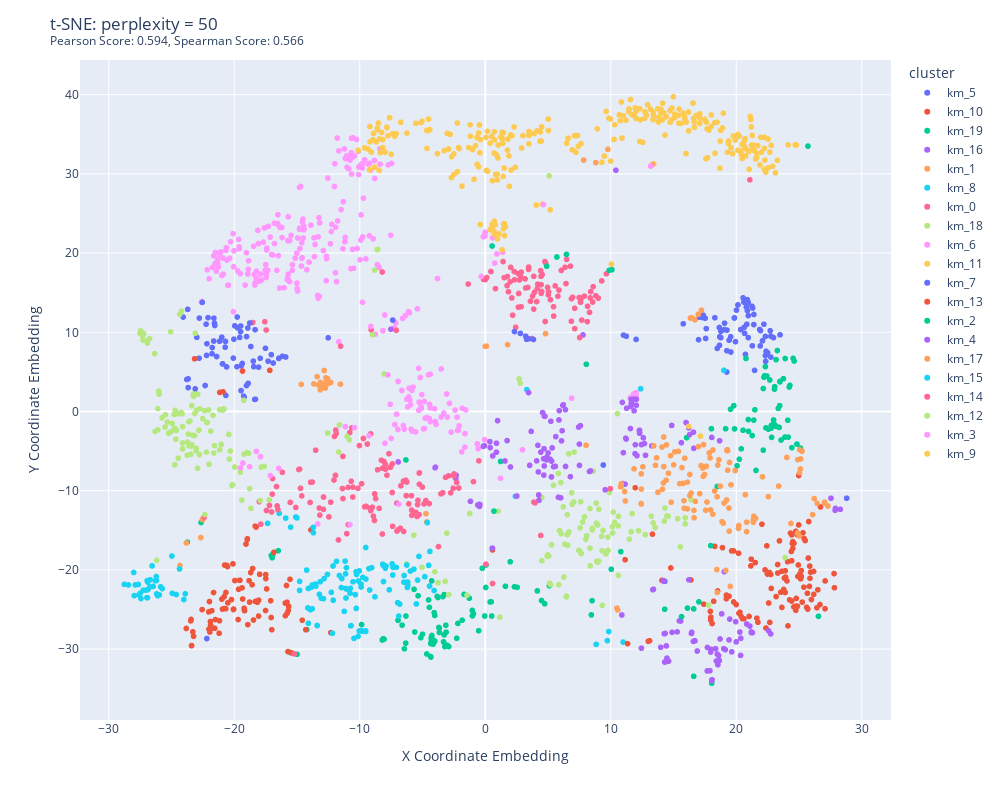

Notebook source saved alongside this figure:
### Code cell
perplexity = 50
title = f"t-SNE: perplexity = {perplexity}"
filename = os.path.join(output_directory, title + ".html")
feature_ids = extract_feature_ids_from_spectra(pipeline.spectra_matchms)
class_assignments = [str(cluster) for cluster in  pipeline.kmedoid_grid[3].cluster_assignments] # iloc3 --> k = 20
visualized_classes = select_random_subset_of_classes(class_assignments, 20)
figure = generate_tsne_variant(distances, perplexity, feature_ids, visualized_classes,  title)
figure.show()
figure.write_html(filename)
figure.write_image(os.path.join(output_directory, title + ".pdf"), width = "1000", height="800")
